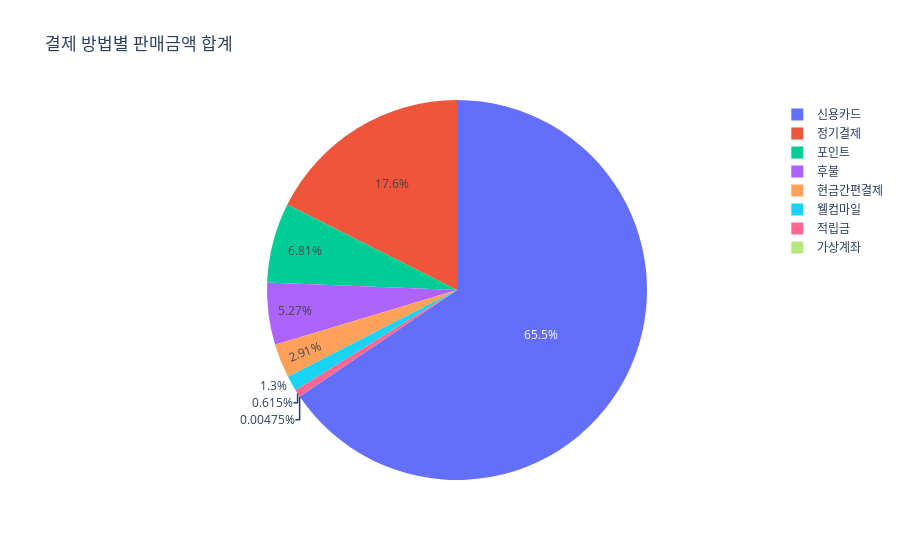

The cell this chart's notebook holds for it:
### Code cell
fig = px.pie(option_sales_sum, values='판매금액', names=option_sales_sum.index,
            title='결제 방법별 판매금액 합계')
fig.show()

### Figure 1 — Plotly figure (JSON) as saved in the notebook; plotly's stock layout.template omitted (floating-point values rounded to 4 significant figures)
{"data": [{"domain": {"x": [0, 1], "y": [0, 1]}, "hovertemplate": "결제방법=%{label}<br>판매금액=%{value}<extra></extra>", "labels": ["가상계좌", "신용카드", "웰컴마일", "적립금", "정기결제", "포인트", "현금간편결제", "후불"], "legendgroup": "", "name": "", "showlegend": true, "type": "pie", "values": [339990, 4687854783, 92798695, 43975975, 1256518000, 486920060, 208048535, 377088000]}], "layout": {"legend": {"tracegroupgap": 0}, "title": {"text": "결제 방법별 판매금액 합계"}}}
